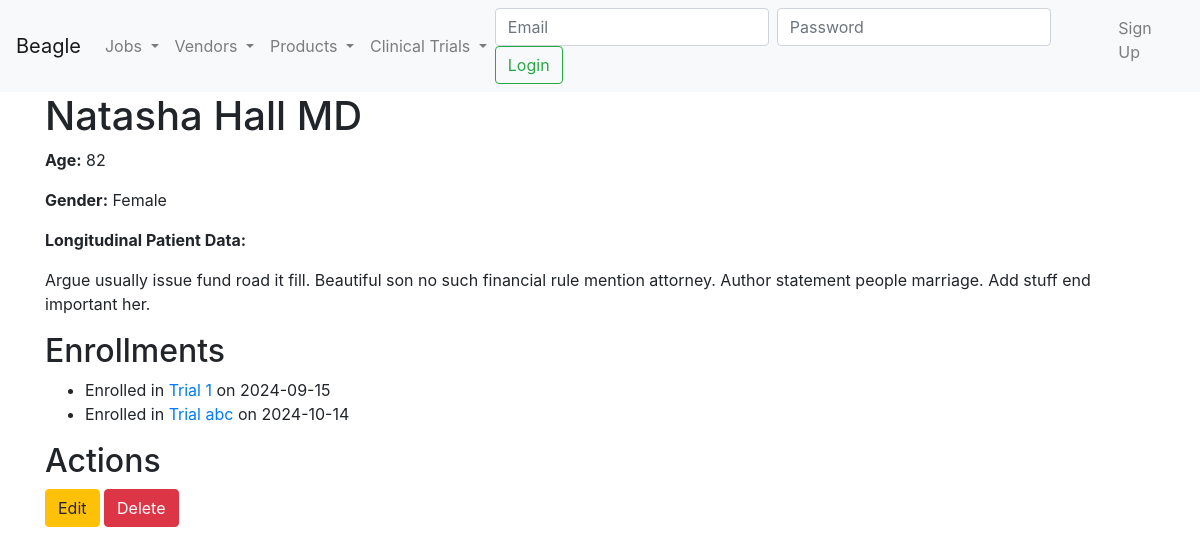
The page /patient/4 on the database its author committed.
### model.py (models this page shows)
class Patient(Base):
    __tablename__ = 'patients'
    PatientID = Column(Integer, primary_key=True)
    Name = Column(String, nullable=False)
    Age = Column(Integer)
    Gender = Column(Enum('Male', 'Female', 'Other', name='gender_enum'))
    MedicalHistory = Column(String)
    enrollments = relationship('TrialEnrollment', back_populates='patient')

class TrialEnrollment(Base):
    __tablename__ = 'trial_enrollments'
    EnrollmentID = Column(Integer, primary_key=True)
    TrialID = Column(Integer, ForeignKey('clinical_trials.TrialID'))
    PatientID = Column(Integer, ForeignKey('patients.PatientID'))
    DateEnrolled = Column(Date, nullable=False)
    ImageProcessingJobID = Column(String, nullable=True)
    trial = relationship('ClinicalTrial', back_populates='enrollments')
    patient = relationship('Patient', back_populates='enrollments')
    results = relationship('TrialResult', back_populates='enrollment')

class ClinicalTrial(Base):
    __tablename__ = 'clinical_trials'
    TrialID = Column(Integer, primary_key=True)
    TrialName = Column(String, nullable=False)
    Description = Column(String)
    StartDate = Column(Date, nullable=False)
    EndDate = Column(Date)
    TrialType = Column(Enum('formal', 'informal', name='trial_type_enum'), nullable=False)
    ProductID = Column(String, ForeignKey('products.ProductID'))
    product = relationship('Product', back_populates='clinical_trials')
    enrollments = relationship('TrialEnrollment', back_populates='trial')
    standards = relationship('ClinicalTrialStandard', back_populates='trial')

### clinical_trial.py (the view)
@app.route('/patient/<int:patient_id>')
def patient_detail_gui(patient_id):
    session = Session
    try:
        patient = session.query(Patient).options(
            joinedload(Patient.enrollments).joinedload(TrialEnrollment.trial)
        ).filter_by(PatientID=patient_id).first()
        if not patient:
            abort(404, description="Patient not found")
        patient.MedicalHistory = markdown.markdown(patient.MedicalHistory)
        return render_template('clinical_trial/patient_detail.html', patient=patient)
    except Exception as e:
        abort(500, description=str(e))

### app.py (called while the page is built)
@app.context_processor
def inject_get_job_status():
    return dict(get_job_status=get_job_status)

### templates/clinical_trial/patient_detail.html
{% extends 'base.html' %}
{% block content %}
<h1>{{ patient.Name }}</h1>
<p><strong>Age:</strong> {{ patient.Age }}</p>
<p><strong>Gender:</strong> {{ patient.Gender }}</p>
<p><strong>Longitudinal Patient Data:</strong> {{ patient.MedicalHistory | safe }}</p>
<h2>Enrollments</h2>
<ul>
    {% for enrollment in patient.enrollments %}
    <li>
        Enrolled in <a href="{{ url_for('trial_detail_gui', trial_id=enrollment.trial.TrialID) }}">{{ enrollment.trial.TrialName }}</a> on {{ enrollment.DateEnrolled.strftime('%Y-%m-%d') }}
    </li>
    {% else %}
    <p>No enrollments yet.</p>
    {% endfor %}
</ul>
<h2>Actions</h2>
<a href="{{ url_for('edit_patient_gui', patient_id=patient.PatientID) }}" class="btn btn-warning">Edit</a>
<a href="{{ url_for('delete_patient_gui', patient_id=patient.PatientID) }}" class="btn btn-danger">Delete</a>
{% endblock %}

### rows shown on the page
Patient: Name "Natasha Hall MD", Age "82", Gender "Female", MedicalHistory "Argue usually issue fund road it fill. Beautiful son no such financial rule mention attorney. Author statement people marriage. Add stuff end important her."
TrialEnrollment: trial.TrialName "Trial 1", DateEnrolled "2024-09-15"
TrialEnrollment: trial.TrialName "Trial abc", DateEnrolled "2024-10-14"
